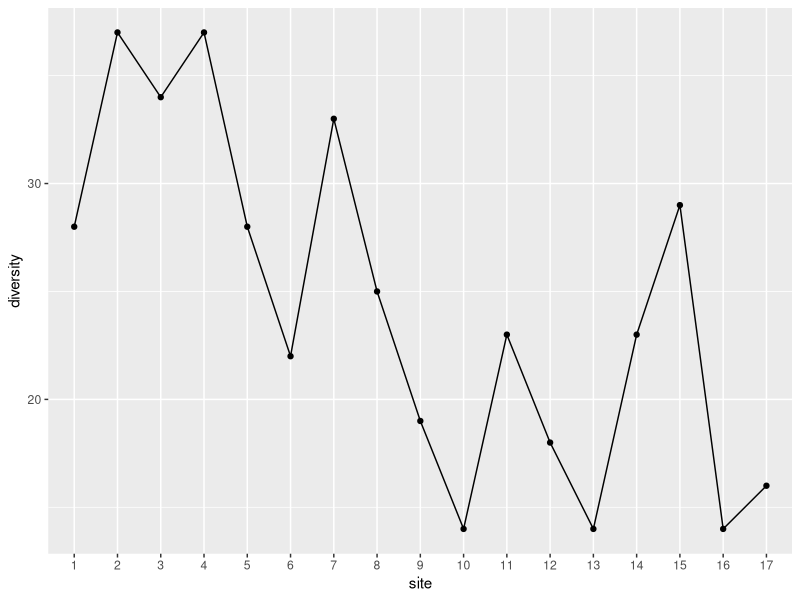
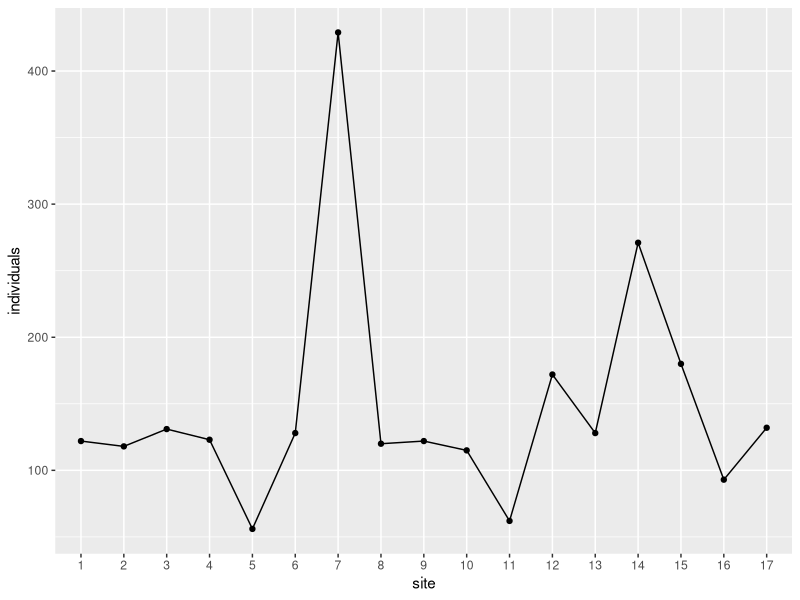

Write the R code that produced these figures, in order.
##### Coskun Kucukkaragoz
#### 25th of April 2024
### Start of the R script to analyse the data from my mounting, pinning, and sorting, of beetles for the October 2022 season from the Cederburg

# set-up ####

# packages
rm(list = ls())
library(tidyverse)

# reading in raw data with correct data types

beet_22_raw <- read.csv("ceder_beetle_diversity_october_2022.csv", stringsAsFactors = TRUE) %>% mutate(across(c(ID, site, replicate, trap, label, season, year, full_label), factor))

# reducing all unique specimen labels into single row entries

beet_22_condensed <- beet_22_raw %>% group_by(ID, site, replicate, trap, label, season, year, full_label) %>% summarise(across(c(anthia_decemguttata, stenocara_dentata, starts_with("morphospecies")), sum)) %>% ungroup()

# calculating the number of individual specimens found for each morphospecies/species

{x <- mapply(sum,beet_22_condensed[,-c(1:8)])
species_specimen_count <- cbind(read.table(text = names(x)), x)
rownames(species_specimen_count) <- NULL
colnames(species_specimen_count) <- c("morphospecies", "individuals")
rm(x)}

species_specimen_count %>% arrange(desc(individuals)) # ordered descendingly
species_specimen_count %>% summarise(individuals = sum(individuals))

# calculating number of individual insects found per altitudinal site

site_count <- beet_22_condensed %>% mutate(individuals = rowSums(across(where(is.numeric)), na.rm=TRUE)) %>% select(c(ID, site, label, individuals)) %>% group_by(site) %>% summarise(individuals = sum(individuals))

# calculating species diversity per site

site_diversity <- beet_22_condensed %>% group_by(site) %>% summarise(across(c(anthia_decemguttata, stenocara_dentata, starts_with("morphospecies")), sum)) %>% mutate_if(is.numeric, ~1 * (. > 0)) %>% mutate(diversity = rowSums(across(where(is.numeric)))) %>% select(c(site, diversity))

# graphs ####

# species diversity per altitudinal site

ggplot(site_diversity, aes(x = site, y = diversity, group = 1)) + geom_point() + geom_line()

# individual insects per altitudinal site

ggplot(site_count, aes (x = site, y = individuals, group = 1)) + geom_point() + geom_line()

# working data ####

species_specimen_count %>% arrange(individuals)

# edit the morphospecies numbers and sites for the specimens of interest

beet_22_condensed %>% group_by(site) %>% summarise(individuals = sum(morphospecies_70))

# individual site samples

(species_by_site <- beet_22_raw %>% select(ID, site, label, morphospecies_70) %>% filter(site == 3, morphospecies_70 > 0))
